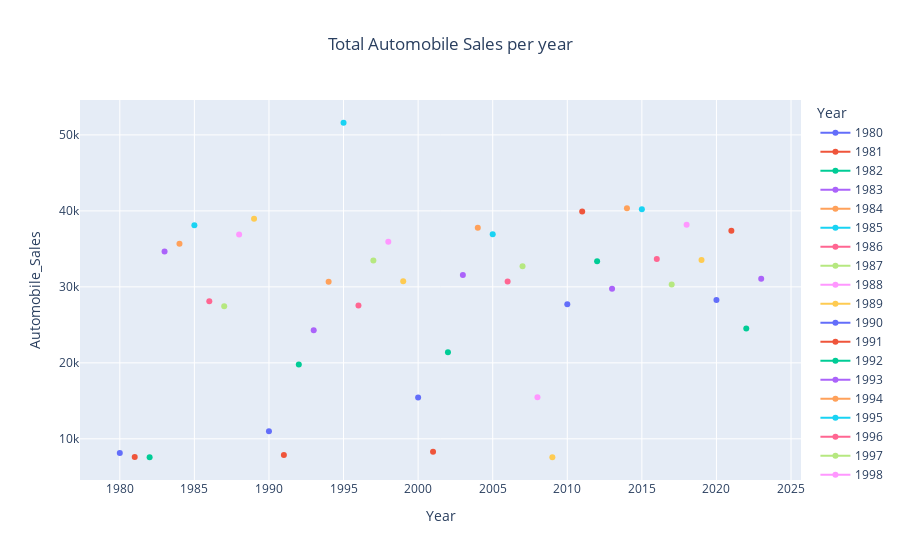

Notebook code for this chart:
### Markdown cell above
EDA

### Code cell
Yearly_sales =df.groupby("Year")["Automobile_Sales"].sum().reset_index()
fig1 =px.line(Yearly_sales,
              x="Year",
              y="Automobile_Sales",
              title="Total Automobile Sales per year",
              color="Year",
              markers="True")
fig1.update_layout(title_x=0.5)
fig1.show()

### Figure 1 — Plotly figure (JSON) as saved in the notebook; plotly's stock layout.template omitted (floating-point values rounded to 4 significant figures)
{"data": [{"hovertemplate": "Year=%{x}<br>Automobile_Sales=%{y}<extra></extra>", "legendgroup": "1980", "line": {"color": "#636efa", "dash": "solid"}, "marker": {"symbol": "circle"}, "mode": "lines+markers", "name": "1980", "orientation": "v", "showlegend": true, "type": "scatter", "x": [1980], "xaxis": "x", "y": [8147.0], "yaxis": "y"}, {"hovertemplate": "Year=%{x}<br>Automobile_Sales=%{y}<extra></extra>", "legendgroup": "1981", "line": {"color": "#EF553B", "dash": "solid"}, "marker": {"symbol": "circle"}, "mode": "lines+markers", "name": "1981", "orientation": "v", "showlegend": true, "type": "scatter", "x": [1981], "xaxis": "x", "y": [7601.0], "yaxis": "y"}, {"hovertemplate": "Year=%{x}<br>Automobile_Sales=%{y}<extra></extra>", "legendgroup": "1982", "line": {"color": "#00cc96", "dash": "solid"}, "marker": {"symbol": "circle"}, "mode": "lines+markers", "name": "1982", "orientation": "v", "showlegend": true, "type": "scatter", "x": [1982], "xaxis": "x", "y": [7574.0], "yaxis": "y"}, {"hovertemplate": "Year=%{x}<br>Automobile_Sales=%{y}<extra></extra>", "legendgroup": "1983", "line": {"color": "#ab63fa", "dash": "solid"}, "marker": {"symbol": "circle"}, "mode": "lines+markers", "name": "1983", "orientation": "v", "showlegend": true, "type": "scatter", "x": [1983], "xaxis": "x", "y": [34670.0], "yaxis": "y"}, {"hovertemplate": "Year=%{x}<br>Automobile_Sales=%{y}<extra></extra>", "legendgroup": "1984", "line": {"color": "#FFA15A", "dash": "solid"}, "marker": {"symbol": "circle"}, "mode": "lines+markers", "name": "1984", "orientation": "v", "showlegend": true, "type": "scatter", "x": [1984], "xaxis": "x", "y": [35667], "yaxis": "y"}, {"hovertemplate": "Year=%{x}<br>Automobile_Sales=%{y}<extra></extra>", "legendgroup": "1985", "line": {"color": "#19d3f3", "dash": "solid"}, "marker": {"symbol": "circle"}, "mode": "lines+markers", "name": "1985", "orientation": "v", "showlegend": true, "type": "scatter", "x": [1985], "xaxis": "x", "y": [38110.0], "yaxis": "y"}, {"hovertemplate": "Year=%{x}<br>Automobile_Sales=%{y}<extra></extra>", "legendgroup": "1986", "line": {"color": "#FF6692", "dash": "solid"}, "marker": {"symbol": "circle"}, "mode": "lines+markers", "name": "1986", "orientation": "v", "showlegend": true, "type": "scatter", "x": [1986], "xaxis": "x", "y": [28090.0], "yaxis": "y"}, {"hovertemplate": "Year=%{x}<br>Automobile_Sales=%{y}<extra></extra>", "legendgroup": "1987", "line": {"color": "#B6E880", "dash": "solid"}, "marker": {"symbol": "circle"}, "mode": "lines+markers", "name": "1987", "orientation": "v", "showlegend": true, "type": "scatter", "x": [1987], "xaxis": "x", "y": [27458], "yaxis": "y"}, {"hovertemplate": "Year=%{x}<br>Automobile_Sales=%{y}<extra></extra>", "legendgroup": "1988", "line": {"color": "#FF97FF", "dash": "solid"}, "marker": {"symbol": "circle"}, "mode": "lines+markers", "name": "1988", "orientation": "v", "showlegend": true, "type": "scatter", "x": [1988], "xaxis": "x", "y": [36894], "yaxis": "y"}, {"hovertemplate": "Year=%{x}<br>Automobile_Sales=%{y}<extra></extra>", "legendgroup": "1989", "line": {"color": "#FECB52", "dash": "solid"}, "marker": {"symbol": "circle"}, "mode": "lines+markers", "name": "1989", "orientation": "v", "showlegend": true, "type": "scatter", "x": [1989], "xaxis": "x", "y": [38970.0], "yaxis": "y"}, {"hovertemplate": "Year=%{x}<br>Automobile_Sales=%{y}<extra></extra>", "legendgroup": "1990", "line": {"color": "#636efa", "dash": "solid"}, "marker": {"symbol": "circle"}, "mode": "lines+markers", "name": "1990", "orientation": "v", "showlegend": true, "type": "scatter", "x": [1990], "xaxis": "x", "y": [11010.0], "yaxis": "y"}, {"hovertemplate": "Year=%{x}<br>Automobile_Sales=%{y}<extra></extra>", "legendgroup": "1991", "line": {"color": "#EF553B", "dash": "solid"}, "marker": {"symbol": "circle"}, "mode": "lines+markers", "name": "1991", "orientation": "v", "showlegend": true, "type": "scatter", "x": [1991], "xaxis": "x", "y": [7871.0], "yaxis": "y"}, {"hovertemplate": "Year=%{x}<br>Automobile_Sales=%{y}<extra></extra>", "legendgroup": "1992", "line": {"color": "#00cc96", "dash": "solid"}, "marker": {"symbol": "circle"}, "mode": "lines+markers", "name": "1992", "orientation": "v", "showlegend": true, "type": "scatter", "x": [1992], "xaxis": "x", "y": [19770.0], "yaxis": "y"}, {"hovertemplate": "Year=%{x}<br>Automobile_Sales=%{y}<extra></extra>", "legendgroup": "1993", "line": {"color": "#ab63fa", "dash": "solid"}, "marker": {"symbol": "circle"}, "mode": "lines+markers", "name": "1993", "orientation": "v", "showlegend": true, "type": "scatter", "x": [1993], "xaxis": "x", "y": [24279], "yaxis": "y"}, {"hovertemplate": "Year=%{x}<br>Automobile_Sales=%{y}<extra></extra>", "legendgroup": "1994", "line": {"color": "#FFA15A", "dash": "solid"}, "marker": {"symbol": "circle"}, "mode": "lines+markers", "name": "1994", "orientation": "v", "showlegend": true, "type": "scatter", "x": [1994], "xaxis": "x", "y": [30660.0], "yaxis": "y"}, {"hovertemplate": "Year=%{x}<br>Automobile_Sales=%{y}<extra></extra>", "legendgroup": "1995", "line": {"color": "#19d3f3", "dash": "solid"}, "marker": {"symbol": "circle"}, "mode": "lines+markers", "name": "1995", "orientation": "v", "showlegend": true, "type": "scatter", "x": [1995], "xaxis": "x", "y": [51603], "yaxis": "y"}, {"hovertemplate": "Year=%{x}<br>Automobile_Sales=%{y}<extra></extra>", "legendgroup": "1996", "line": {"color": "#FF6692", "dash": "solid"}, "marker": {"symbol": "circle"}, "mode": "lines+markers", "name": "1996", "orientation": "v", "showlegend": true, "type": "scatter", "x": [1996], "xaxis": "x", "y": [27540.0], "yaxis": "y"}, {"hovertemplate": "Year=%{x}<br>Automobile_Sales=%{y}<extra></extra>", "legendgroup": "1997", "line": {"color": "#B6E880", "dash": "solid"}, "marker": {"symbol": "circle"}, "mode": "lines+markers", "name": "1997", "orientation": "v", "showlegend": true, "type": "scatter", "x": [1997], "xaxis": "x", "y": [33480.0], "yaxis": "y"}, {"hovertemplate": "Year=%{x}<br>Automobile_Sales=%{y}<extra></extra>", "legendgroup": "1998", "line": {"color": "#FF97FF", "dash": "solid"}, "marker": {"symbol": "circle"}, "mode": "lines+markers", "name": "1998", "orientation": "v", "showlegend": true, "type": "scatter", "x": [1998], "xaxis": "x", "y": [35940.0], "yaxis": "y"}, {"hovertemplate": "Year=%{x}<br>Automobile_Sales=%{y}<extra></extra>", "legendgroup": "1999", "line": {"color": "#FECB52", "dash": "solid"}, "marker": {"symbol": "circle"}, "mode": "lines+markers", "name": "1999", "orientation": "v", "showlegend": true, "type": "scatter", "x": [1999], "xaxis": "x", "y": [30750.0], "yaxis": "y"}, {"hovertemplate": "Year=%{x}<br>Automobile_Sales=%{y}<extra></extra>", "legendgroup": "2000", "line": {"color": "#636efa", "dash": "solid"}, "marker": {"symbol": "circle"}, "mode": "lines+markers", "name": "2000", "orientation": "v", "showlegend": true, "type": "scatter", "x": [2000], "xaxis": "x", "y": [15440.0], "yaxis": "y"}, {"hovertemplate": "Year=%{x}<br>Automobile_Sales=%{y}<extra></extra>", "legendgroup": "2001", "line": {"color": "#EF553B", "dash": "solid"}, "marker": {"symbol": "circle"}, "mode": "lines+markers", "name": "2001", "orientation": "v", "showlegend": true, "type": "scatter", "x": [2001], "xaxis": "x", "y": [8306.0], "yaxis": "y"}, {"hovertemplate": "Year=%{x}<br>Automobile_Sales=%{y}<extra></extra>", "legendgroup": "2002", "line": {"color": "#00cc96", "dash": "solid"}, "marker": {"symbol": "circle"}, "mode": "lines+markers", "name": "2002", "orientation": "v", "showlegend": true, "type": "scatter", "x": [2002], "xaxis": "x", "y": [21400.0], "yaxis": "y"}, {"hovertemplate": "Year=%{x}<br>Automobile_Sales=%{y}<extra></extra>", "legendgroup": "2003", "line": {"color": "#ab63fa", "dash": "solid"}, "marker": {"symbol": "circle"}, "mode": "lines+markers", "name": "2003", "orientation": "v", "showlegend": true, "type": "scatter", "x": [2003], "xaxis": "x", "y": [31550.0], "yaxis": "y"}, {"hovertemplate": "Year=%{x}<br>Automobile_Sales=%{y}<extra></extra>", "legendgroup": "2004", "line": {"color": "#FFA15A", "dash": "solid"}, "marker": {"symbol": "circle"}, "mode": "lines+markers", "name": "2004", "orientation": "v", "showlegend": true, "type": "scatter", "x": [2004], "xaxis": "x", "y": [37790.0], "yaxis": "y"}, {"hovertemplate": "Year=%{x}<br>Automobile_Sales=%{y}<extra></extra>", "legendgroup": "2005", "line": {"color": "#19d3f3", "dash": "solid"}, "marker": {"symbol": "circle"}, "mode": "lines+markers", "name": "2005", "orientation": "v", "showlegend": true, "type": "scatter", "x": [2005], "xaxis": "x", "y": [36920.0], "yaxis": "y"}, {"hovertemplate": "Year=%{x}<br>Automobile_Sales=%{y}<extra></extra>", "legendgroup": "2006", "line": {"color": "#FF6692", "dash": "solid"}, "marker": {"symbol": "circle"}, "mode": "lines+markers", "name": "2006", "orientation": "v", "showlegend": true, "type": "scatter", "x": [2006], "xaxis": "x", "y": [30690.0], "yaxis": "y"}, {"hovertemplate": "Year=%{x}<br>Automobile_Sales=%{y}<extra></extra>", "legendgroup": "2007", "line": {"color": "#B6E880", "dash": "solid"}, "marker": {"symbol": "circle"}, "mode": "lines+markers", "name": "2007", "orientation": "v", "showlegend": true, "type": "scatter", "x": [2007], "xaxis": "x", "y": [32726], "yaxis": "y"}, {"hovertemplate": "Year=%{x}<br>Automobile_Sales=%{y}<extra></extra>", "legendgroup": "2008", "line": {"color": "#FF97FF", "dash": "solid"}, "marker": {"symbol": "circle"}, "mode": "lines+markers", "name": "2008", "orientation": "v", "showlegend": true, "type": "scatter", "x": [2008], "xaxis": "x", "y": [15470.0], "yaxis": "y"}, {"hovertemplate": "Year=%{x}<br>Automobile_Sales=%{y}<extra></extra>", "legendgroup": "2009", "line": {"color": "#FECB52", "dash": "solid"}, "marker": {"symbol": "circle"}, "mode": "lines+markers", "name": "2009", "orientation": "v", "showlegend": true, "type": "scatter", "x": [2009], "xaxis": "x", "y": [7580.0], "yaxis": "y"}, {"hovertemplate": "Year=%{x}<br>Automobile_Sales=%{y}<extra></extra>", "legendgroup": "2010", "line": {"color": "#636efa", "dash": "solid"}, "marker": {"symbol": "circle"}, "mode": "lines+markers", "name": "2010", "orientation": "v", "showlegend": true, "type": "scatter", "x": [2010], "xaxis": "x", "y": [27700.0], "yaxis": "y"}, {"hovertemplate": "Year=%{x}<br>Automobile_Sales=%{y}<extra></extra>", "legendgroup": "2011", "line": {"color": "#EF553B", "dash": "solid"}, "marker": {"symbol": "circle"}, "mode": "lines+markers", "name": "2011", "orientation": "v", "showlegend": true, "type": "scatter", "x": [2011], "xaxis": "x", "y": [39920.0], "yaxis": "y"}, {"hovertemplate": "Year=%{x}<br>Automobile_Sales=%{y}<extra></extra>", "legendgroup": "2012", "line": {"color": "#00cc96", "dash": "solid"}, "marker": {"symbol": "circle"}, "mode": "lines+markers", "name": "2012", "orientation": "v", "showlegend": true, "type": "scatter", "x": [2012], "xaxis": "x", "y": [33390.0], "yaxis": "y"}, {"hovertemplate": "Year=%{x}<br>Automobile_Sales=%{y}<extra></extra>", "legendgroup": "2013", "line": {"color": "#ab63fa", "dash": "solid"}, "marker": {"symbol": "circle"}, "mode": "lines+markers", "name": "2013", "orientation": "v", "showlegend": true, "type": "scatter", "x": [2013], "xaxis": "x", "y": [29767], "yaxis": "y"}, {"hovertemplate": "Year=%{x}<br>Automobile_Sales=%{y}<extra></extra>", "legendgroup": "2014", "line": {"color": "#FFA15A", "dash": "solid"}, "marker": {"symbol": "circle"}, "mode": "lines+markers", "name": "2014", "orientation": "v", "showlegend": true, "type": "scatter", "x": [2014], "xaxis": "x", "y": [40350.0], "yaxis": "y"}, {"hovertemplate": "Year=%{x}<br>Automobile_Sales=%{y}<extra></extra>", "legendgroup": "2015", "line": {"color": "#19d3f3", "dash": "solid"}, "marker": {"symbol": "circle"}, "mode": "lines+markers", "name": "2015", "orientation": "v", "showlegend": true, "type": "scatter", "x": [2015], "xaxis": "x", "y": [40230.0], "yaxis": "y"}, {"hovertemplate": "Year=%{x}<br>Automobile_Sales=%{y}<extra></extra>", "legendgroup": "2016", "line": {"color": "#FF6692", "dash": "solid"}, "marker": {"symbol": "circle"}, "mode": "lines+markers", "name": "2016", "orientation": "v", "showlegend": true, "type": "scatter", "x": [2016], "xaxis": "x", "y": [33670.0], "yaxis": "y"}, {"hovertemplate": "Year=%{x}<br>Automobile_Sales=%{y}<extra></extra>", "legendgroup": "2017", "line": {"color": "#B6E880", "dash": "solid"}, "marker": {"symbol": "circle"}, "mode": "lines+markers", "name": "2017", "orientation": "v", "showlegend": true, "type": "scatter", "x": [2017], "xaxis": "x", "y": [30310.0], "yaxis": "y"}, {"hovertemplate": "Year=%{x}<br>Automobile_Sales=%{y}<extra></extra>", "legendgroup": "2018", "line": {"color": "#FF97FF", "dash": "solid"}, "marker": {"symbol": "circle"}, "mode": "lines+markers", "name": "2018", "orientation": "v", "showlegend": true, "type": "scatter", "x": [2018], "xaxis": "x", "y": [38170.0], "yaxis": "y"}, {"hovertemplate": "Year=%{x}<br>Automobile_Sales=%{y}<extra></extra>", "legendgroup": "2019", "line": {"color": "#FECB52", "dash": "solid"}, "marker": {"symbol": "circle"}, "mode": "lines+markers", "name": "2019", "orientation": "v", "showlegend": true, "type": "scatter", "x": [2019], "xaxis": "x", "y": [33520.0], "yaxis": "y"}, {"hovertemplate": "Year=%{x}<br>Automobile_Sales=%{y}<extra></extra>", "legendgroup": "2020", "line": {"color": "#636efa", "dash": "solid"}, "marker": {"symbol": "circle"}, "mode": "lines+markers", "name": "2020", "orientation": "v", "showlegend": true, "type": "scatter", "x": [2020], "xaxis": "x", "y": [28262], "yaxis": "y"}, {"hovertemplate": "Year=%{x}<br>Automobile_Sales=%{y}<extra></extra>", "legendgroup": "2021", "line": {"color": "#EF553B", "dash": "solid"}, "marker": {"symbol": "circle"}, "mode": "lines+markers", "name": "2021", "orientation": "v", "showlegend": true, "type": "scatter", "x": [2021], "xaxis": "x", "y": [37390.0], "yaxis": "y"}, {"hovertemplate": "Year=%{x}<br>Automobile_Sales=%{y}<extra></extra>", "legendgroup": "2022", "line": {"color": "#00cc96", "dash": "solid"}, "marker": {"symbol": "circle"}, "mode": "lines+markers", "name": "2022", "orientation": "v", "showlegend": true, "type": "scatter", "x": [2022], "xaxis": "x", "y": [24530.0], "yaxis": "y"}, {"hovertemplate": "Year=%{x}<br>Automobile_Sales=%{y}<extra></extra>", "legendgroup": "2023", "line": {"color": "#ab63fa", "dash": "solid"}, "marker": {"symbol": "circle"}, "mode": "lines+markers", "name": "2023", "orientation": "v", "showlegend": true, "type": "scatter", "x": [2023], "xaxis": "x", "y": [31060.0], "yaxis": "y"}], "layout": {"autosize": true, "legend": {"title": {"text": "Year"}, "tracegroupgap": 0}, "title": {"text": "Total Automobile Sales per year", "x": 0.5}, "xaxis": {"anchor": "y", "autorange": true, "categoryarray": [1980, 1981, 1982, 1983, 1984, 1985, 1986, 1987, 1988, 1989, 1990, 1991, 1992, 1993, 1994, 1995, 1996, 1997, 1998, 1999, 2000, 2001, 2002, 2003, 2004, 2005, 2006, 2007, 2008, 2009, 2010, 2011, 2012, 2013, 2014, 2015, 2016, 2017, 2018, 2019, 2020, 2021, 2022, 2023], "categoryorder": "array", "domain": [0, 1], "range": [1977.0, 2026.0], "title": {"text": "Year"}, "type": "linear"}, "yaxis": {"anchor": "x", "autorange": true, "domain": [0, 1], "range": [3940.0, 55240.0], "title": {"text": "Automobile_Sales"}, "type": "linear"}}}
